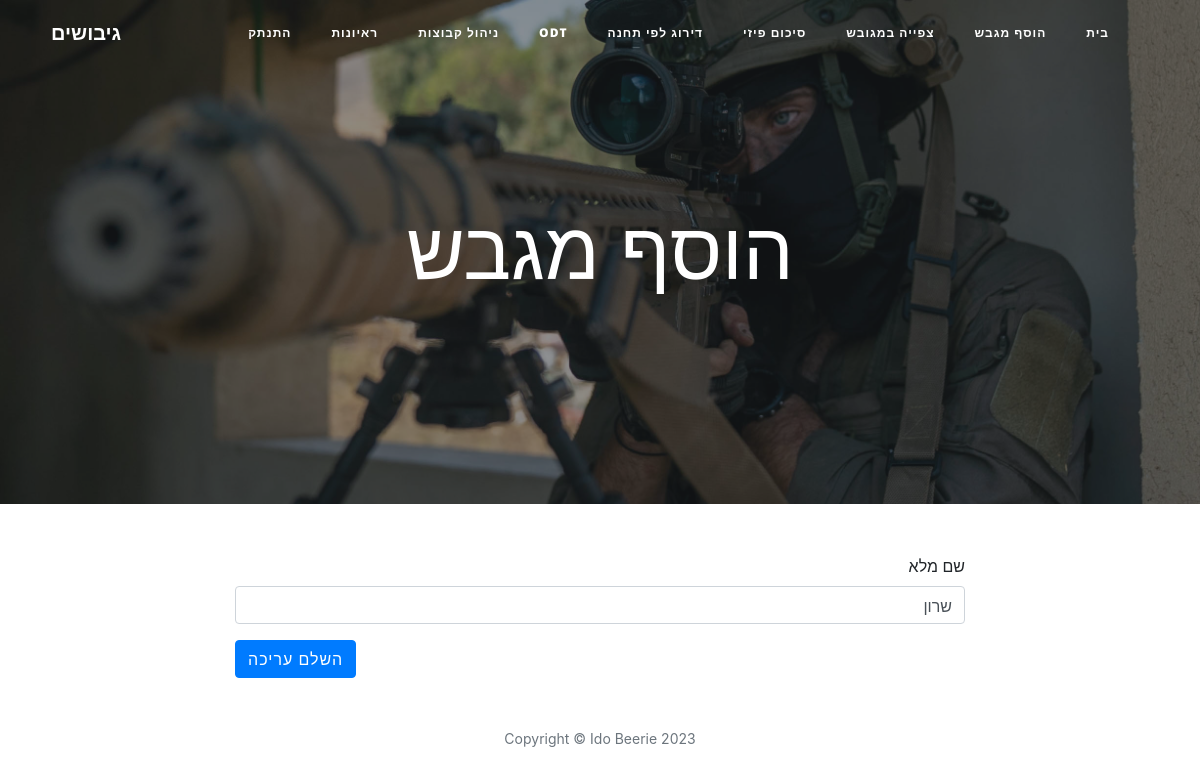
/edit-user/1 (signed in), run on an earlier commit of the app's database.
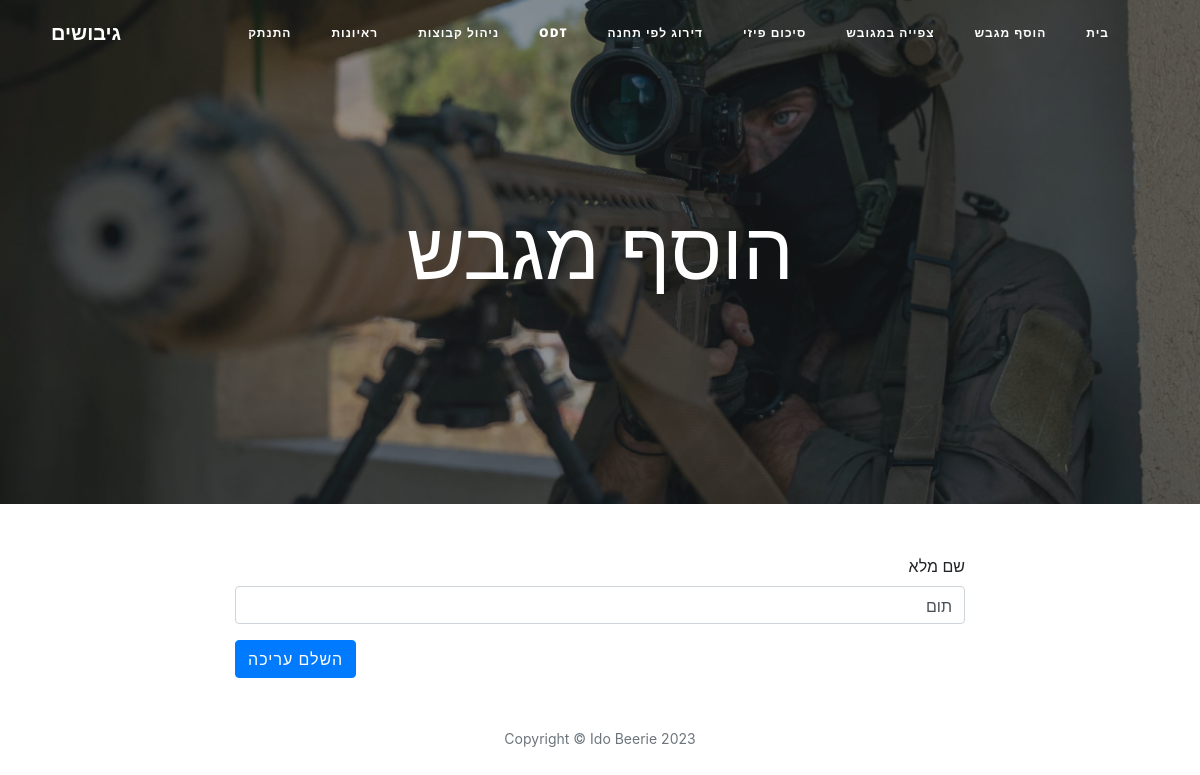
And on a later commit of the database.
### main.py (models this page shows)
class User(UserMixin, db.Model):
    __tablename__ = "users"
    id = db.Column(db.Integer, primary_key=True)
    password = db.Column(db.String(1000), nullable=False)
    name = db.Column(db.String(1000), nullable=False)
    reviews = relationship("Review", back_populates="author")
    candidates = relationship("Candidate", back_populates="group")

### main.py (the view)
@app.route("/edit-user/<int:user_id>", methods=["GET", "POST"])
@admin_only
def edit_user(user_id):
    user = User.query.get(user_id)
    edit_form = EditUserForm(
        name=user.name,
    )
    if edit_form.validate_on_submit():
        user.name = edit_form.name.data
        db.session.commit()
        return redirect(url_for("manageGroups"))
    return render_template("register.html", form=edit_form, is_edit=True, current_user=current_user)

### forms.py
class EditUserForm(FlaskForm):
    name = StringField("שם מלא", validators=[DataRequired("זהו סעיף חובה")])
    submit = SubmitField("השלם עריכה")

### main.py (called while the page is built)
@login_manager.user_loader
def load_user(user_id):
    return User.query.get(int(user_id))

def admin_only(f):
    @wraps(f)
    def decorated_function(*args, **kwargs):
        if current_user.id != 0:
            return abort(403)
        return f(*args, **kwargs)
    return decorated_function

### templates/register.html (shortened to what this page needs)
{% import "bootstrap/wtf.html" as wtf %}
{% block content %}
{% include "header.html" %}
  <header class="masthead" style="background-image: url('{{ url_for('static', filename='img/edit.jpg')}}')">
    <div class="overlay"></div>
    <div class="container">
      <div class="row">
        <div class="col-lg-8 col-md-10 mx-auto">
          <div class="page-heading">
          {% if current_user.id %}
              {% if current_user.id != 0 %}
              <h1>עריכת פרטי משתמש</h1>
            {% else %}
            <h1>הוסף מגבש</h1>
              {% endif %}
                      {% else %}
              <h1>הוסף מגבש</h1>
            {% endif %}
          </div>
        </div>
      </div>
    </div>
      <link href="//maxcdn.bootstrapcdn.com/bootstrap/4.5.0/css/bootstrap.min.css" rel="stylesheet">
  </header>
  <div class="container">
    <div class="row">
      <div class="col-lg-8 col-md-10 mx-auto" style="direction: rtl">
        {{ wtf.quick_form(form, novalidate=True, button_map={"submit": "primary"}) }}
      </div>
    </div>
  </div>
{% include "footer.html" %}
{% endblock %}

### templates/header.html (shortened to what this page needs)
<!DOCTYPE html>
<html lang="en">
<head>
  <link href="{{ url_for('static', filename='vendor/bootstrap/css/bootstrap.min.css') }}" rel="stylesheet">
  <link href="{{ url_for('static', filename='vendor/fontawesome-free/css/all.min.css')}}" rel="stylesheet" type="text/css">
  <link href="{{ url_for('static', filename='css/clean-blog.min.css')}}" rel="stylesheet">
    <link href="//maxcdn.bootstrapcdn.com/bootstrap/4.5.0/css/bootstrap.min.css" rel="stylesheet">
</head>
<body>
<link href="https://cdn.jsdelivr.net/npm/bootstrap@5.0.2/dist/css/bootstrap.min.css" rel="stylesheet">
  <nav class="navbar navbar-expand-md navbar-light fixed-top" id="mainNav">
    <div class="container-fluid">
      <a class="navbar-brand" href="{{url_for('home')}}">גיבושים</a>
      <div class="collapse navbar-collapse" id="navbarNav">
        <ul class="navbar-nav ml-auto">
            {% if current_user.is_authenticated and current_user.id == 0%}
               <li class="nav-item">
            <a class="nav-link active" href="{{ url_for('admin_home') }}">בית</a>
                </li>
              <li class="nav-item">
                    <a class="nav-link active" href="{{ url_for('register') }}"> הוסף מגבש</a>
              </li>
                  <li class="nav-item">
                    <a class="nav-link active" href="{{ url_for('showCandidateAdmin') }}">צפייה במגובש</a>
              </li>
                  <li class="nav-item">
                    <a class="nav-link active" href="{{ url_for('showPhysicalReviewsAdmin') }}">סיכום פיזי</a>
              </li>
                              <li class="nav-item">
                    <a class="nav-link active" href="{{ url_for('showStationReviewsAdmin') }}">דירוג לפי תחנה</a>
              </li>
                              <li class="nav-item">
                    <a class="nav-link active" href="{{ url_for('showODTReviewsAdmin') }}" style="direction: ltr">ODT </a>
              </li>
                              <li class="nav-item">
                    <a class="nav-link active" href="{{ url_for('manageGroups') }}">ניהול קבוצות</a>
              </li>
                                <li class="nav-item">
                    <a class="nav-link active" href="{{ url_for('showInterviewAdmin') }}">ראיונות</a>
              </li>
            <li class="nav-item">
                <a class="nav-link active" href="{{ url_for('logout') }}">התנתק</a>
            </li>
          {% endif %}
        </ul>
      </div>
    </div>
  </nav>

### templates/footer.html (shortened to what this page needs)
  <footer>
    <div class="container">
      <div class="row">
        <div class="col-lg-8 col-md-10 mx-auto">
          <p class="copyright text-muted">Copyright &copy; Ido Beerie 2023</p>
        </div>
      </div>
    </div>
  </footer>
</body>
</html>

### templates/register.html (style rules this page uses)
label { float: right; direction: rtl; }

What changed in the data, as far as the page shows it:
changed User: name "שרון" → "תום"
